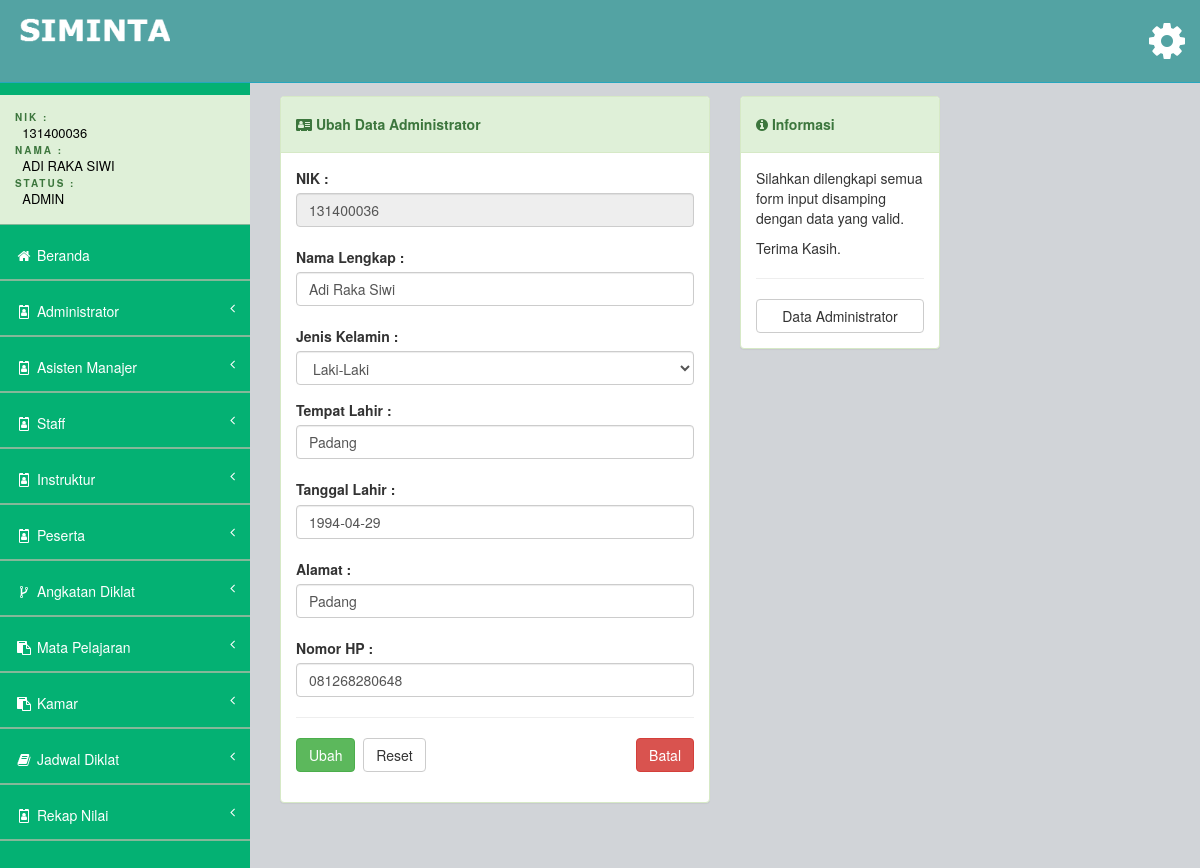
Screenshot of /views/admin/main.php?page=ubah-admin&id=2 (signed in) with the database file from the repository.
### tables this page shows
CREATE TABLE `tb_detail_admin` (
  `id` int(11) NOT NULL AUTO_INCREMENT,
  `user_akun_id` int(11) NOT NULL,
  `nik` varchar(50) NOT NULL,
  `nama` varchar(100) NOT NULL,
  `jekel` enum('Laki-Laki','Perempuan') NOT NULL,
  `tempat_lahir` varchar(50) NOT NULL,
  `tgl_lahir` date NOT NULL,
  `alamat` varchar(100) NOT NULL,
  `nomor_hp` varchar(12) NOT NULL,
  PRIMARY KEY (`id`),
  KEY `user_akun_id` (`user_akun_id`),
  KEY `user_akun_id_2` (`user_akun_id`),
  CONSTRAINT `tb_detail_admin_ibfk_1` FOREIGN KEY (`user_akun_id`) REFERENCES `tb_user_akun` (`id`)
);

### views/admin/input_admin/ubah-admin.php (the view, shortened to what this page needs)
<div class="row">
    <div class="col-md-6">
        <div class="panel panel-success">
            <div class="panel-heading">
                <h5><strong><i class="fa fa-address-card"></i>&nbsp;Ubah Data Administrator</strong></h5>
            </div>
            <div class="panel-body">
                <div class="row">
                    <div class="col-md-12">
                        <?php
                            $id = $_GET["id"];
                            $admin_sql = "SELECT * FROM tb_detail_admin WHERE id = '$id'";
                            $admin_proses = mysqli_query($conn, $admin_sql);
                            $admin_data = mysqli_fetch_assoc($admin_proses);
                        ?>
                        <form method="POST" action="input_admin/proses_ubah_admin.php">
                            <div class="form-grup">
                                <label for="nik">NIK :</label>
                                <input type="text" class="form-control" id="nik" name="nik" placeholder="NIK" value="<?php echo $admin_data['nik'] ?>" readonly>
                            </div><br>
                            <div class="form-grup">
                                <label for="nama">Nama Lengkap :</label>
                                <input type="text" class="form-control" id="nama" name="nama" placeholder="Nama Lengkap" value="<?php echo $admin_data['nama'] ?>">
                            </div><br>
                            <div class="form-group">
                                <label for="jekel">Jenis Kelamin :</label>
                                <select class="form-control" name="jekel">
                                    <option value="<?php echo $admin_data['jekel'] ?>"><?php echo $admin_data["jekel"] ?></option>
                                </select>
                            </div>
                            <div class="form-grup">
                                <label for="tempatlahir">Tempat Lahir :</label>
                                <input type="text" class="form-control" id="tempatlahir" name="tempatlahir" placeholder="Tempat Lahir" value="<?php echo $admin_data['tempat_lahir'] ?>">
                            </div><br>
                            <div class="form-grup">
                                <label for="tanggallahir">Tanggal Lahir :</label>
                                <input type="text" class="form-control datepicker" id="tanggallahir" name="tanggallahir" placeholder="Tanggal Lahir" data-date-format="yyyy-mm-dd" value="<?php echo $admin_data['tgl_lahir'] ?>">
                            </div><br>
                            <div class="form-grup">
                                <label for="alamat">Alamat :</label>
                                <input type="text" class="form-control" id="alamat" name="alamat" placeholder="Alamat" value="<?php echo $admin_data['alamat'] ?>">
                            </div><br>
                            <div class="form-grup">
                                <label for="nohp">Nomor HP :</label>
                                <input type="text" class="form-control" id="nohp" name="nohp" placeholder="Nomor HP" value="<?php echo $admin_data['nomor_hp'] ?>">
                            </div><hr>
                            <div class="form-group">
                                <button type="submit" class="btn btn-success">Ubah</button>&nbsp;
                                <button type="reset" class="btn btn-default">Reset</button>&nbsp;
                                <a href="?page=lihat-admin" class="pull-right"><button type="button" class="btn btn-danger">Batal</button></a>
                            </div>
                        </form>
                    </div>
                </div>
            </div>
        </div>
    </div>
    <div class="col-md-3">
        <div class="panel panel-success">
            <div class="panel-heading">
                <h5><strong><i class="fa fa-info-circle"></i>&nbsp;Informasi</strong></h5>
            </div>
            <div class="panel-body">
                <div class="row">
                    <div class="col-md-12">
                        <p>
                            Silahkan dilengkapi semua form input disamping dengan data yang valid.
                        </p>
                        <p>
                            Terima Kasih.
                        </p>
                        <hr>
                        <a href="?page=lihat-admin" class="btn btn-default btn-block">Data Administrator</a>
                    </div>
                </div>
            </div>
        </div>
    </div>
</div>

### assets/css/datepicker-tgl.css (style rules this page uses)
.datepicker { top: 0; left: 0; margin-top: 1px; -webkit-border-radius: 4px; -moz-border-radius: 4px; border-radius: 4px; }
.datepicker:before { content: ''; display: inline-block; border-left: 7px solid transparent; border-right: 7px solid transparent; border-bottom: 7px solid #ccc; border-bottom-color: rgba(0, 0, 0, 0.2); position: absolute; top: -7px; left: 6px; }
.datepicker:after { content: ''; display: inline-block; border-left: 6px solid transparent; border-right: 6px solid transparent; border-bottom: 6px solid #ffffff; position: absolute; top: -6px; left: 7px; }

### rows the page displays
tb_detail_admin: nik "131400036", nama "Adi Raka Siwi", jekel "Laki-Laki", tempatlahir "Padang", tanggallahir "1994-04-29", alamat "Padang", nohp "081268280648"

### other values shown
$_SESSION["username"] "131400036"
$_SESSION["nama"] "ADI RAKA SIWI"
$_SESSION["hak_akses"] "ADMIN"
